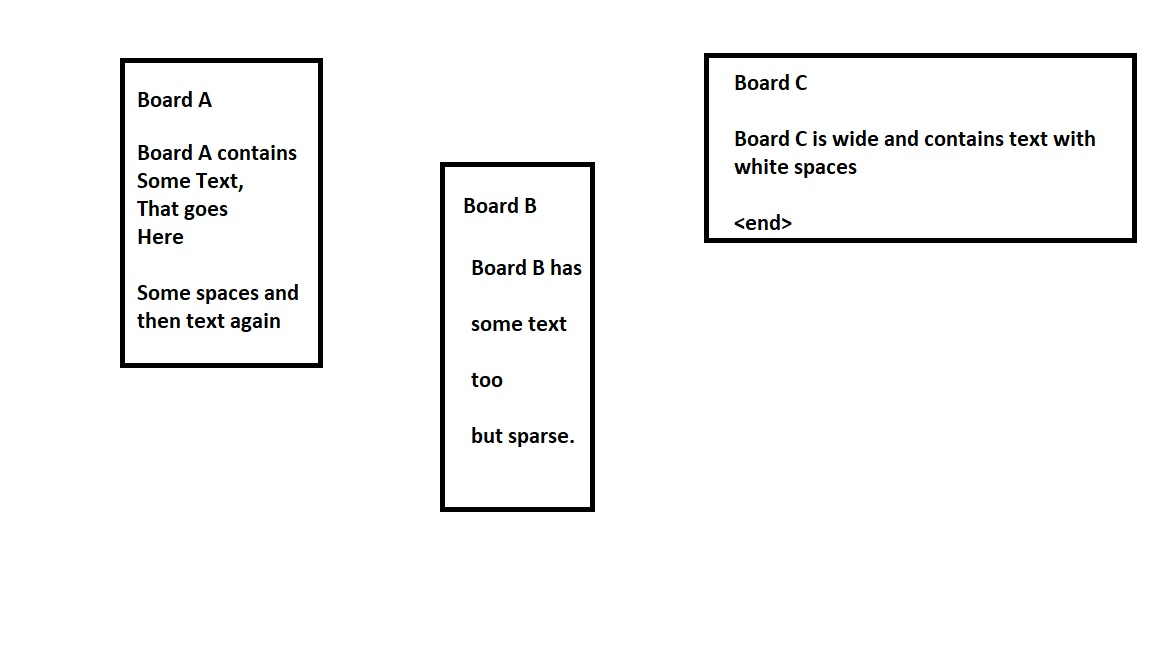
#> input picture Website/uploads/ueUco.jpg, 1152 x 648 px, found by its file name
$ python group_text.py
#> lines starting #> are read from the running program, lines starting #| are printed output that depends on the picture; after the words box and inside, x2 and y2 are one past the last pixel; in counts of white or black regions, pixels touching at a corner belong together

import cv2

img = cv2.imread('uploads\\ueUco.jpg',1)
#> img is the input picture: shape (648, 1152, 3); mean B, G, R 245.9, 246, 246
gray = cv2.cvtColor(img, cv2.COLOR_BGR2GRAY)
cv2.imshow('img',gray)
cv2.waitKey(0)

# inverse binary
th = cv2.threshold(gray,127,255,cv2.THRESH_BINARY_INV+cv2.THRESH_OTSU)[1]
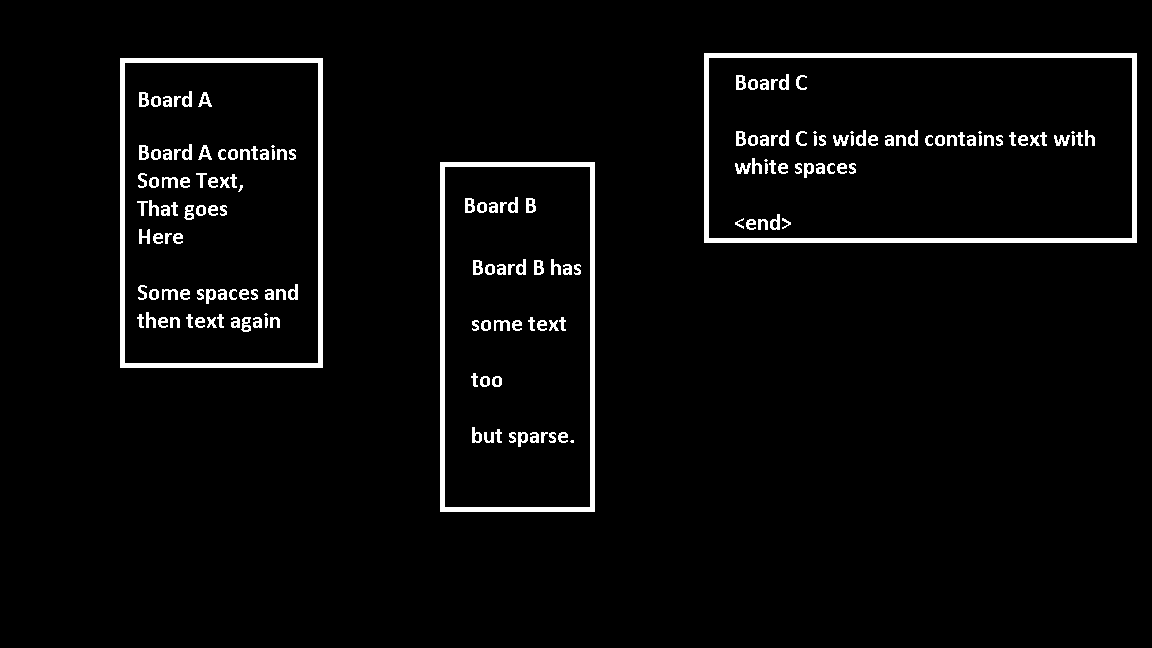
#> th: shape (648, 1152); 3.6% white; 166 white regions (9 under 20 px)
cv2.imshow('img',th)
cv2.waitKey(0)

# find contours and sort them from left to right
contours, hierarchy = cv2.findContours(th, cv2.RETR_EXTERNAL, cv2.CHAIN_APPROX_NONE)
#> contours = 3 contours; box (x1, y1, x2, y2) and area: (704, 53, 1137, 243) 81648, (120, 58, 323, 368) 62418, (440, 162, 595, 512) 53746
contours = sorted(contours, key=lambda x: [cv2.boundingRect(x)[0], cv2.boundingRect(x)[1]])

#initialize dictionary
board_dictionary = {}

# iterate each contour and crop bounding box
for i, c in enumerate(contours):
    x,y,w,h = cv2.boundingRect(c)
    crop_img = img[y:y+h, x:x+w]

    # feed cropped image to easyOCR module
    # results = reader.readtext(crop_img)
    cv2.imshow('img',crop_img)
    cv2.waitKey(0)
#> this loop made 3 passes
#> (x, y, w, h) on passes 1 to 3: (120, 58, 203, 310), (440, 162, 155, 350), (704, 53, 433, 190)
#> pass 1, `crop_img = img[y:y+h, x:x+w]`:
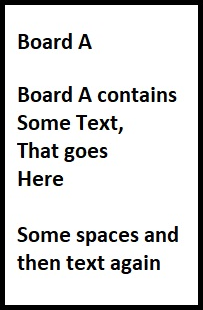
#> crop_img: shape (310, 203, 3); mean B, G, R 216.4, 216.7, 216.5
#> pass 2, `crop_img = img[y:y+h, x:x+w]`:
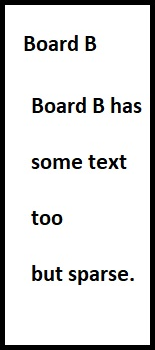
#> crop_img: shape (350, 155, 3); mean B, G, R 220.3, 220.5, 220.4
#> pass 3, `crop_img = img[y:y+h, x:x+w]`:
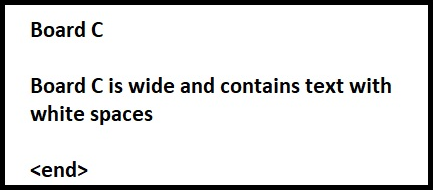
#> crop_img: shape (190, 433, 3); mean B, G, R 225.2, 225.4, 225.3

    # result is output per line
    # create a list to append all lines in cropped image to it
    # board_text = []
    # for (bbox, text, prob) in results:
    #   board_text.append(text)

    # # convert list of words to single string
    # board_para = ' '.join(board_text)
    # #print(board_para)

    # # store string within a dictionary
    # board_dictionary[str(i)] = board_para
